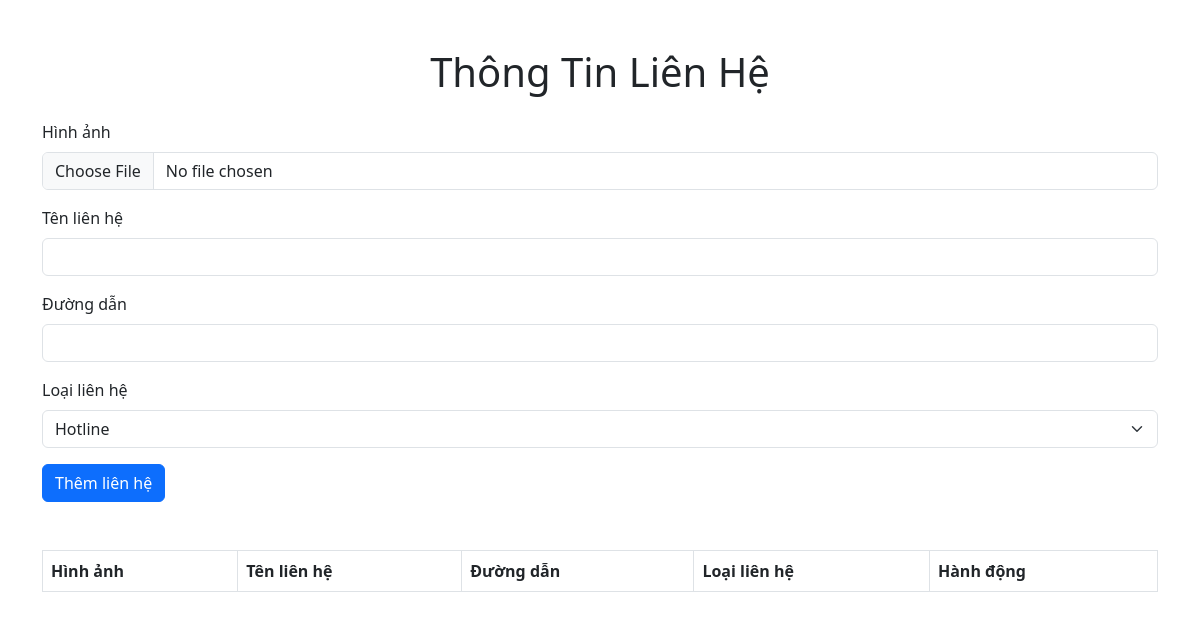
Page /thongtinlienhe.php on the earlier database version.
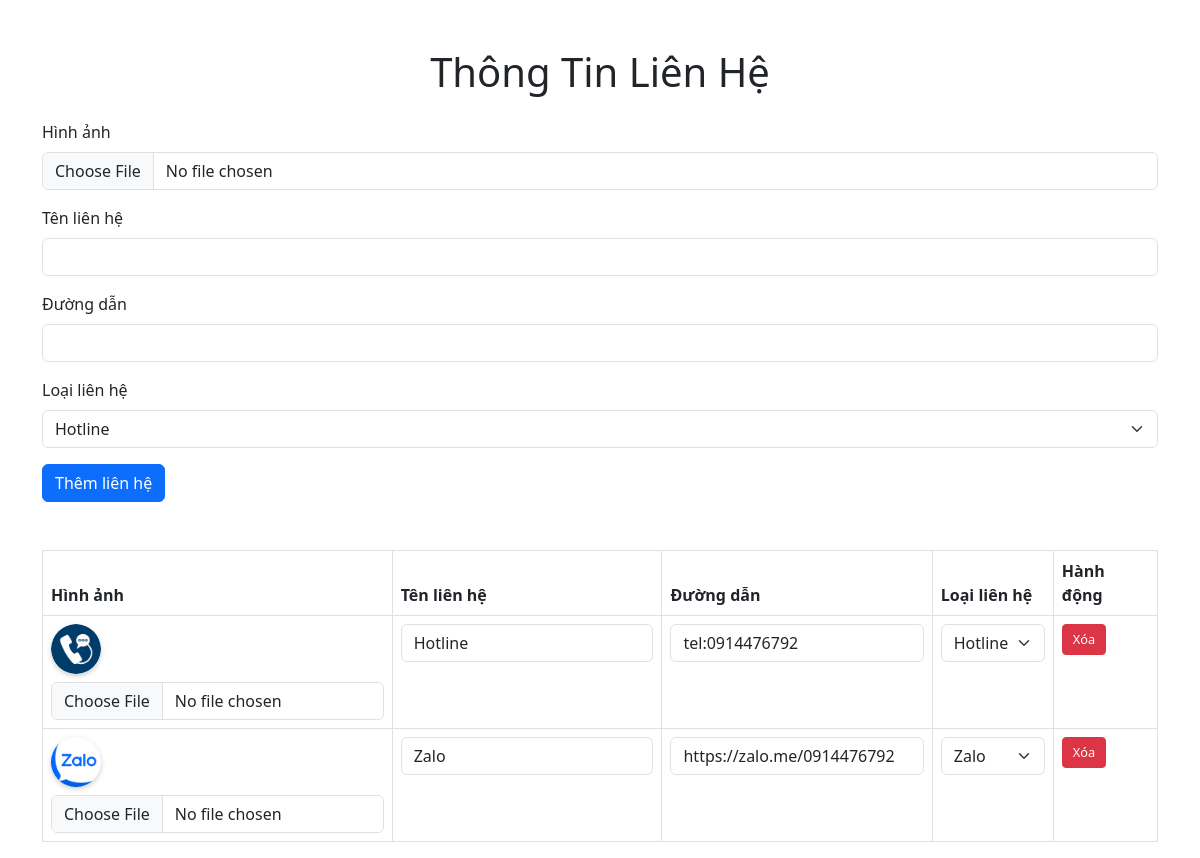
Same page on the later database version.
### tables this page shows
CREATE TABLE `lienhe` (
  `id` int(11) NOT NULL,
  `ten_lienhe` varchar(255) NOT NULL,
  `duong_dan` varchar(255) NOT NULL,
  `image` varchar(255) DEFAULT NULL,
  `trang_thai` tinyint(1) NOT NULL DEFAULT 1,
  `loai_lienhe` enum('zalo','email','hotline') NOT NULL
);

### thongtinlienhe.php (the view, shortened to what this page needs)
<?php
$servername = "localhost";
$username = "root";
$password = "";
$dbname = "quantriweb";
$conn = new mysqli($servername, $username, $password, $dbname);
$sql = "SELECT * FROM lienhe";
$result = $conn->query($sql);
?>
<!DOCTYPE html>
<html lang="en">
<head>
    <link rel="stylesheet" href="https://cdnjs.cloudflare.com/ajax/libs/bootstrap/5.3.0/css/bootstrap.min.css">
</head>
<body>
<div class="container mt-5">
    <h1 class="mb-4 text-center">Thông Tin Liên Hệ</h1>
    <form id="addForm" enctype="multipart/form-data">
        <div class="mb-3">
            <label for="newImage" class="form-label">Hình ảnh</label>
            <input type="file" class="form-control" id="newImage" name="image" required>
        </div>
        <div class="mb-3">
            <label for="newName" class="form-label">Tên liên hệ</label>
            <input type="text" class="form-control" id="newName" name="name" required>
        </div>
        <div class="mb-3">
            <label for="newLink" class="form-label">Đường dẫn</label>
            <input type="text" class="form-control" id="newLink" name="link" required>
        </div>
        <div class="mb-3">
            <label for="newType" class="form-label">Loại liên hệ</label>
            <select class="form-select" id="newType" name="type" required>
                <option value="hotline">Hotline</option>
            </select>
        </div>
        <button type="submit" class="btn btn-primary">Thêm liên hệ</button>
    </form>
    <table class="table table-bordered mt-5">
        <thead>
        <tr>
            <th>Hình ảnh</th>
            <th>Tên liên hệ</th>
            <th>Đường dẫn</th>
            <th>Loại liên hệ</th>
            <th>Hành động</th>
        </tr>
        </thead>
        <tbody id="contactList">
        <?php while ($row = $result->fetch_assoc()): ?>
            <tr id="row-<?php echo $row['id']; ?>">
                <td>
                    <img src="<?php echo $row['image']; ?>" alt="Icon" style="width: 50px; height: 50px; object-fit: cover; border-radius: 50%;">
                    <input type="file" class="form-control mt-2 update-image" data-id="<?php echo $row['id']; ?>">
                </td>
                <td>
                    <input type="text" class="form-control update-name" data-id="<?php echo $row['id']; ?>" value="<?php echo htmlspecialchars($row['ten_lienhe']); ?>">
                </td>
                <td>
                    <input type="text" class="form-control update-link" data-id="<?php echo $row['id']; ?>" value="<?php echo htmlspecialchars($row['duong_dan']); ?>">
                </td>
                <td>
                    <select class="form-select update-type" data-id="<?php echo $row['id']; ?>">
                        <option value="hotline" <?php echo $row['loai_lienhe'] == 'hotline' ? 'selected' : ''; ?>>Hotline</option>
                        <option value="zalo" <?php echo $row['loai_lienhe'] == 'zalo' ? 'selected' : ''; ?>>Zalo</option>
                    </select>
                </td>
                <td>
                    <button class="btn btn-danger btn-sm delete-contact" data-id="<?php echo $row['id']; ?>">Xóa</button>
                </td>
            </tr>
        <?php endwhile; ?>
        </tbody>
    </table>
</div>
</body>
</html>

Differences in the rows shown:
added lienhe: image (picture), ten_lienhe "Hotline", duong_dan "tel:0914476792", loai_lienhe+id "Hotline"
added lienhe: image (picture), ten_lienhe "Zalo", duong_dan "https://zalo.me/0914476792", loai_lienhe+id "Zalo"
